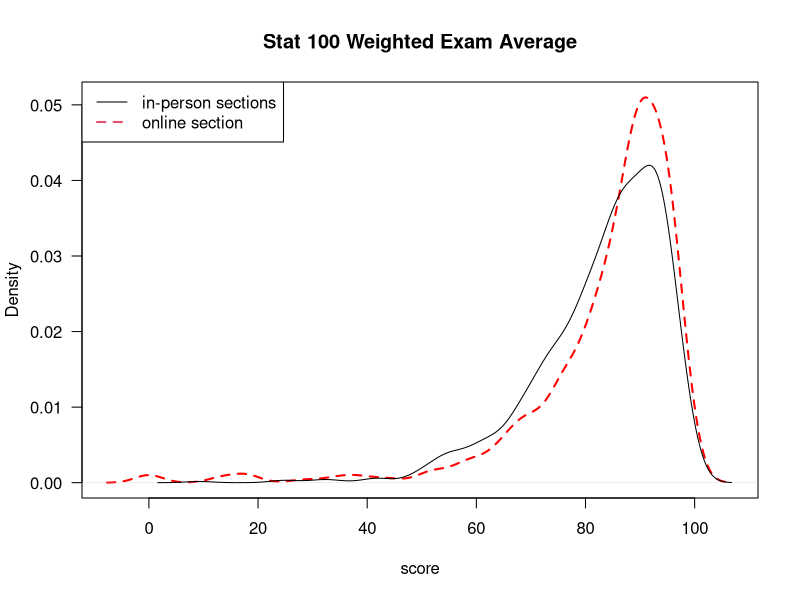
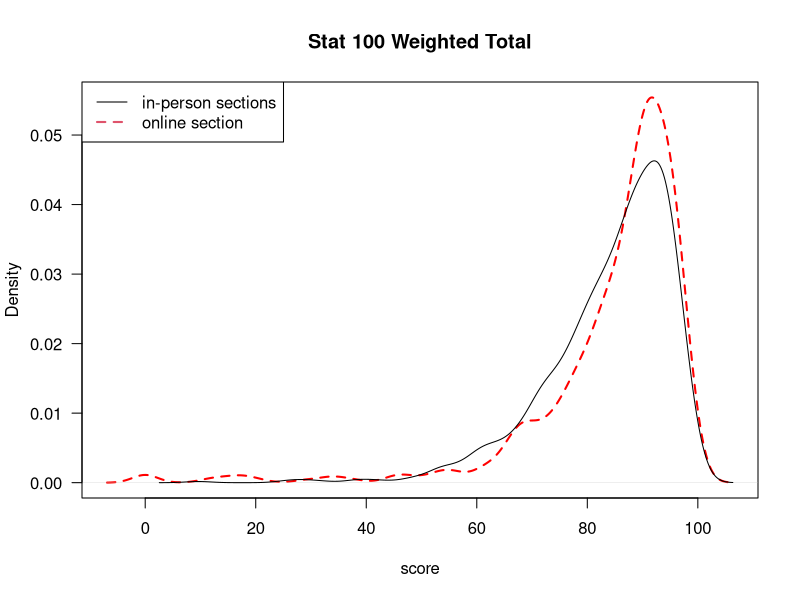
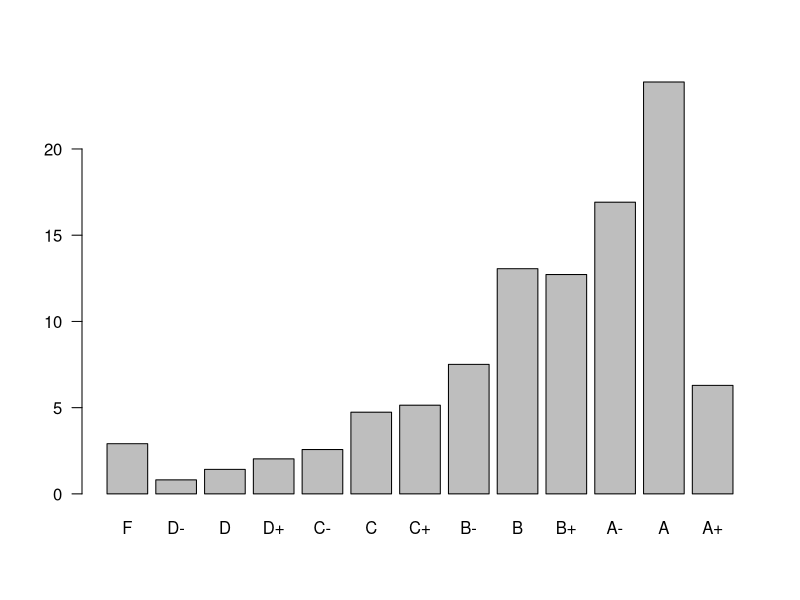
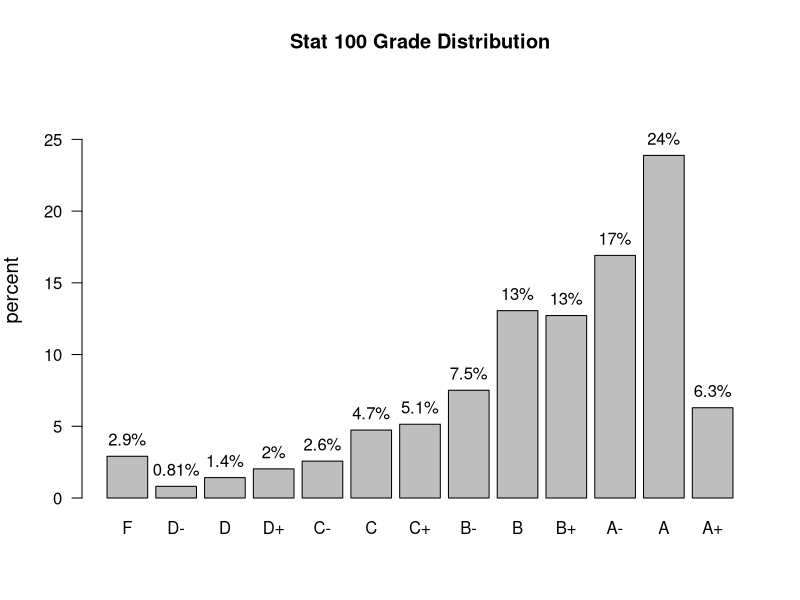

Source code (R) for these figures, in order:
## ---- chunk 1
# Disable the comments in R outputs
knitr::opts_chunk$set(comment = NA)
## ---- chunk 2
# Load data 
stat100 <- read.csv("Stat100Spring2017_combined.csv")

# Remove dropped students
stat100 <- stat100[stat100$Availability=="Yes",]
## ---- chunk 3
stat100[is.na(stat100)] <- 0
## ---- chunk 4
table(stat100$Section)
## ---- chunk 5
nstd <- table(stat100$Section)
## ---- chunk 6
stat100$Examavg <- with(stat100, (20*(Exam1 + Exam2 + Exam3) + 25*Final)/85 )
## ---- chunk 7
online <- stat100$Section=="STAT_100_ONL"
## ---- chunk 8
plot(density(stat100$Examavg[online]), xlab="score", col="red", 
                   lty=2, lwd=2, las=1, main="Stat 100 Weighted Exam Average")
lines(density(stat100$Examavg[!online]))
legend("topleft",c("in-person sections", "online section"),col=1:2, lty=1:2, lwd=1:2)
## ---- chunk 9
# mean and quartiles for the in-person sections:
summary(stat100$Examavg[!online])
# mean and quartiles for the online sections:
summary(stat100$Examavg[online])
## ---- chunk 10
tapply(stat100$Examavg,online,summary)
## ---- chunk 11
wilcox.test(stat100$Examavg ~ online)
## ---- chunk 12
with(stat100, wilcox.test(Examavg[online], Examavg[!online]))
## ---- chunk 13
stat100$wt <- with(stat100, 0.15*HWavg + 0.2*(Exam1 + Exam2 + Exam3) + 0.25*Final)
## ---- chunk 14
plot(density(stat100$wt[online]), xlab="score", col="red", 
                   lty=2, lwd=2, las=1, main="Stat 100 Weighted Total")
lines(density(stat100$wt[!online]))
legend("topleft",c("in-person sections", "online section"),col=1:2, lty=1:2, lwd=1:2)
## ---- chunk 15
tapply(stat100$wt, online, summary)
## ---- chunk 16
wilcox.test(stat100$wt ~ online)
## ---- chunk 17
with(stat100, wilcox.test(wt[online], wt[!online]))
## ---- chunk 18
stat100$wtb <- round(with(stat100, (wt + 0.25*Bonus)/(100+0.25*Bonus)*100),2)
## ---- chunk 19
break_pts <- c(-Inf, 59.995, 62.995, 66.995, 69.995, 72.995, 76.995, 79.995, 
               82.995, 86.995, 89.995, 92.995, 96.995, Inf)
grades <- c('F', 'D-', 'D', 'D+', 'C-', 'C', 'C+', 'B-', 'B', 'B+', 'A-', 'A', 'A+')
stat100$grade <- cut(stat100$wtb, break_pts, grades)
## ---- chunk 20
mean(stat100$wtb >= 93)*100
## ---- chunk 21
with(stat100, mean(grade=="A" | grade=="A+")*100)
## ---- chunk 22
(tbl <- table(stat100$grade)/nrow(stat100)*100)
## ---- chunk 23
barplot(tbl,las=1)
## ---- chunk 24
my_barplot <- function(percents,title,...) {
  # round percents to 2 sig. fig. and change it to a character
  perc_char <- paste0(as.character(signif(percents,2)),"%")
  # set ymax on the plot
  yup <- signif(min(100,max(percents)+5),2)
  mp <- barplot(percents,ylim=c(0,yup),ylab="percent",cex.lab=1.2,main=title,las=1,...)
  # Add percent value above each bar
  text(mp,percents+1.2,labels=perc_char )
}
## ---- chunk 25
my_barplot(tbl,"Stat 100 Grade Distribution")
## ---- chunk 26
pooled <- as.character(stat100$grade)
pooled[pooled=="D-" | pooled=="D+"] <- "D"
table(online,pooled)
chisq.test(online,pooled)
## ---- chunk 27
chisq.test(table(online,pooled))
## ---- chunk 28
set.seed(827328)
chisq.test(stat100$grade, online, simulate.p.value = TRUE, B=100000)
## ---- chunk 29
break_pts2 <- c(0, 60, 63, 67, 70, 73, 77, 80, 83, 87, 90, 93, 97, 100)
grades <- c('F', 'D-', 'D', 'D+', 'C-', 'C', 'C+', 'B-', 'B', 'B+', 'A-', 'A', 'A+')
stat100$grade2 <- cut(stat100$wtb, break_pts2, grades)
## ---- chunk 30
sum(is.na(stat100$grade2))
## ---- chunk 31
stat100$wtb[is.na(stat100$grade2)]
## ---- chunk 32
stat100$grade2 <- cut(stat100$wtb, break_pts2, grades, include.lowest=TRUE)
sum(is.na(stat100$grade2))
## ---- chunk 33
with(stat100, identical(grade,grade2))
ind_disagree <- with(stat100, which(grade != grade2))
stat100[ind_disagree, c("wtb","grade","grade2")]
## ---- chunk 34
stat100$grade2 <- cut(stat100$wtb, break_pts2, grades, include.lowest=TRUE, right=FALSE)
## ---- chunk 35
with(stat100, identical(grade,grade2))
